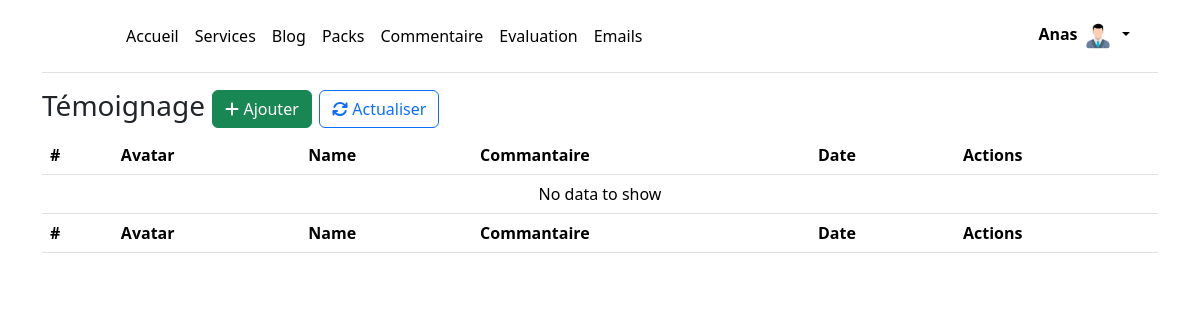
The page /admin/commentaire.php (signed in) on the database as committed earlier.
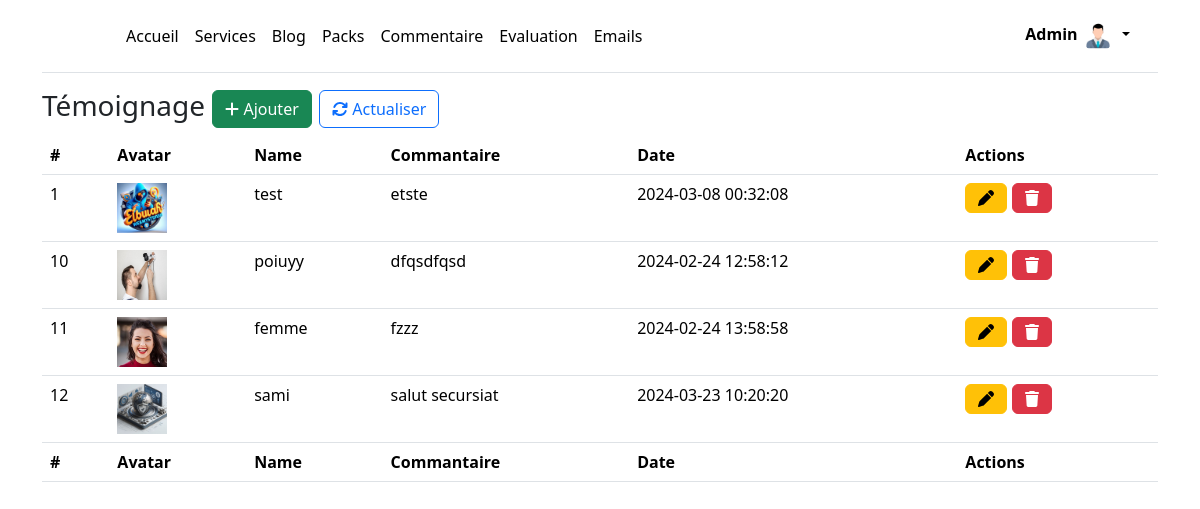
The same page on the database as committed later.
### tables this page shows
CREATE TABLE `users` (
  `id` int(11) NOT NULL,
  `name` varchar(50) NOT NULL,
  `password` varchar(50) NOT NULL,
  `email` varchar(50) NOT NULL,
  `date` date DEFAULT NULL,
  `image` varchar(150) NOT NULL
);

CREATE TABLE `temoingnages` (
  `id` int(11) NOT NULL,
  `name` varchar(50) NOT NULL,
  `review` text NOT NULL,
  `avatar` varchar(150) NOT NULL,
  `date` datetime NOT NULL
);

### admin/includes/routes.php (called while the page is built, shortened)
<?php
$DatabaseController = new DatabaseController();
$db = $DatabaseController->getConnectionDB() ;
require_once 'controllers/CommentController.php' ;
$CommentController = new CommentController($db);
require_once 'controllers/compteController.php' ;
$CompteController = new CompteController($db);

### admin/controllers/compteController.php (called while the page is built, shortened)
<?php
class CompteController
{
    private $db;
    public function __construct($db)
    {
        $this->db = $db;
    }
    public function getById($id)
    {
        $query = mysqli_query($this->db, "SELECT * FROM `users` WHERE `id` ='{$id}'");
        $result = mysqli_fetch_assoc($query);
        if ($query) {
            return $result;
        } else {
            return false;
        }
    }
}
?>

### admin/controllers/commentController.php (called while the page is built, shortened)
<?php
class CommentController
{
    private $db;
    public function __construct($db)
    {
        $this->db = $db;
    }
    public function read()
    {
        $table = array();
        $query = mysqli_query($this->db, "SELECT * FROM `temoingnages`");
        while ($result = mysqli_fetch_array($query)) {$table[] = $result;}
        return $table;
    }
}

### admin/commentaire.php (the view, shortened to what this page needs)
<?php
$title = 'Témoignage';
require_once 'layouts/_head.php';
?>
<body class="container">
    <?php
    require_once 'layouts/_nav.php';
    ?>
    <h3><?= $title; ?> <button type="button" class="btn btn-success" data-bs-toggle="modal" data-bs-target="#ajouter"><i class="fa fa-plus"></i> Ajouter</button> <a href="commentaire" class="btn btn-outline-primary"><i class="fa fa-refresh"></i> Actualiser</a></h3>
    <table class="table">
        <thead>
            <tr>
                <th scope="col">#</th>
                <th scope="col">Avatar</th>
                <th scope="col">Name</th>
                <th scope="col">Commantaire</th>
                <th scope="col">Date</th>
                <th scope="col">Actions</th>
            </tr>
        </thead>
        <tbody>
            <?php
            $AllComment = $CommentController->read();
            if (!empty($AllComment)) {
                foreach ($AllComment as $i => $Comment) :
            ?>
                    <tr>
                        <td><?= $Comment['id']; ?></td>
                        <td><img src="assets/img/<?= $Comment['avatar'] ; ?>" width="50" height="50" alt=""></td>
                        <td><?= $Comment['name']; ?></td>
                        <td><?= $Comment['review']; ?></td>
                        <td><?= $Comment['date']; ?></td>
                        <td>
                            <form method="post">
                                <button type="button" class="btn btn-warning" data-bs-toggle="modal" data-bs-target="#update<?= $Comment["id"]; ?>"><i class="fa fa-pen"></i></button>
                                <button type="button" class="btn btn-danger" data-bs-toggle="modal" data-bs-target="#delete<?= $Comment["id"]; ?>"><i class="fa fa-trash"></i></button>
                            </form>
                        </td>
                    </tr>
            <?php endforeach;
            } else {
                echo '<tr><td colspan="6" class="text-center align-middle">No data to show</td></tr>';
            } ?>
        </tbody>
        <tfoot>
            <tr>
                <th scope="col">#</th>
                <th scope="col">Avatar</th>
                <th scope="col">Name</th>
                <th scope="col">Commantaire</th>
                <th scope="col">Date</th>
                <th scope="col">Actions</th>
            </tr>
        </tfoot>
    </table>
</body>

### admin/layouts/_nav.php (shortened to what this page needs)
<header class="p-3 mb-3 border-bottom">
    <div class="container">
      <div class="d-flex flex-wrap align-items-center justify-content-center justify-content-lg-start">
        <a href="/" class="d-flex align-items-center mb-2 mb-lg-0 link-body-emphasis text-decoration-none">
          <svg class="bi me-2" width="40" height="32" role="img" aria-label="Bootstrap"><use xlink:href="#bootstrap"></use></svg>
        </a>
        <ul class="nav col-12 col-lg-auto me-lg-auto mb-2 justify-content-center mb-md-0">
          <li><a href="accueil" class="nav-link px-2 link-body-emphasis">Accueil</a></li>
          <li><a href="service" class="nav-link px-2 link-body-emphasis">Services</a></li>
          <li><a href="blog" class="nav-link px-2 link-body-emphasis">Blog</a></li>
          <li><a href="packs" class="nav-link px-2 link-body-emphasis">Packs</a></li>
          <li><a href="review" class="nav-link px-2 link-body-emphasis">Commentaire</a></li>
          <li><a href="commentaire" class="nav-link px-2 link-body-emphasis">Evaluation</a></li>
          <li><a href="boit-Mail" class="nav-link px-2 link-body-emphasis">Emails</a></li>
        </ul>
        <div class="dropdown text-end">
          <a href="#" class="d-block link-body-emphasis text-decoration-none dropdown-toggle" data-bs-toggle="dropdown" aria-expanded="false">
            <strong><?= $User['name'] ; ?></strong> <img src="assets/img/<?= $User['image'] ; ?>" alt="mdo" width="32" height="32" class="rounded-circle">
          </a>
        </div>
      </div>
    </div>
  </header>

Rows that differ between the two databases and show on the page:
changed users: name "Anas" → "Admin"
added temoingnages: id "1", avatar (picture), name "test", review "etste", date "2024-03-08 00:32:08"
added temoingnages: id "10", avatar (picture), name "poiuyy", review "dfqsdfqsd", date "2024-02-24 12:58:12"
added temoingnages: id "11", avatar (picture), name "femme", review "fzzz", date "2024-02-24 13:58:58"
added temoingnages: id "12", avatar (picture), name "sami", review "salut secursiat", date "2024-03-23 10:20:20"
Other text that changed with them:
text no longer shown: "No data to show"
